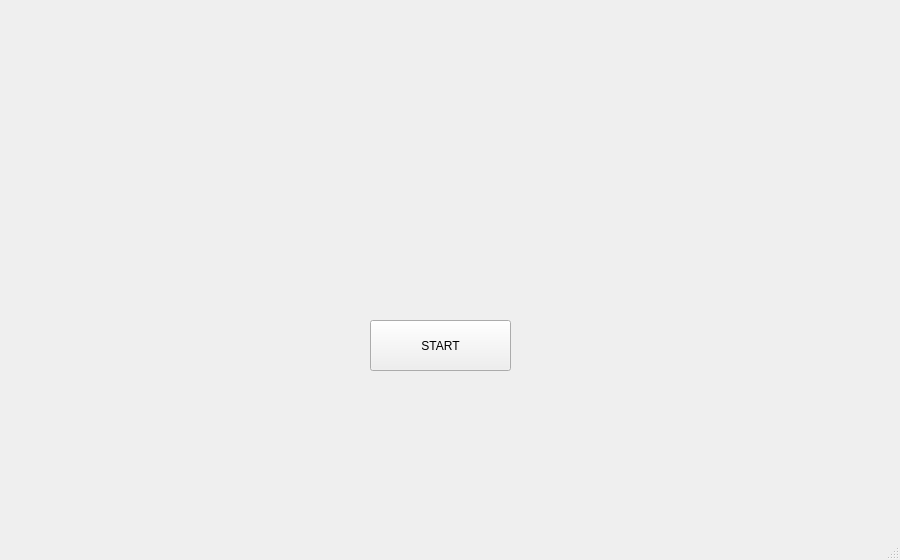
<?xml version="1.0" encoding="UTF-8"?>
<ui version="4.0">
 <class>MainWindow</class>
 <widget class="QMainWindow" name="MainWindow">
  <property name="geometry">
   <rect>
    <x>0</x>
    <y>0</y>
    <width>900</width>
    <height>560</height>
   </rect>
  </property>
  <property name="minimumSize">
   <size>
    <width>900</width>
    <height>560</height>
   </size>
  </property>
  <property name="maximumSize">
   <size>
    <width>900</width>
    <height>560</height>
   </size>
  </property>
  <property name="windowTitle">
   <string>MainWindow</string>
  </property>
  <widget class="QWidget" name="centralwidget">
   <widget class="QPushButton" name="pushButton">
    <property name="geometry">
     <rect>
      <x>370</x>
      <y>320</y>
      <width>141</width>
      <height>51</height>
     </rect>
    </property>
    <property name="minimumSize">
     <size>
      <width>0</width>
      <height>0</height>
     </size>
    </property>
    <property name="maximumSize">
     <size>
      <width>16777215</width>
      <height>16777215</height>
     </size>
    </property>
    <property name="styleSheet">
     <string notr="true">alternate-background-color: rgb(250, 245, 120);</string>
    </property>
    <property name="text">
     <string>START</string>
    </property>
   </widget>
  </widget>
  <widget class="QMenuBar" name="menubar">
   <property name="geometry">
    <rect>
     <x>0</x>
     <y>0</y>
     <width>900</width>
     <height>29</height>
    </rect>
   </property>
  </widget>
  <widget class="QStatusBar" name="statusbar"/>
 </widget>
 <resources/>
 <connections/>
</ui>
